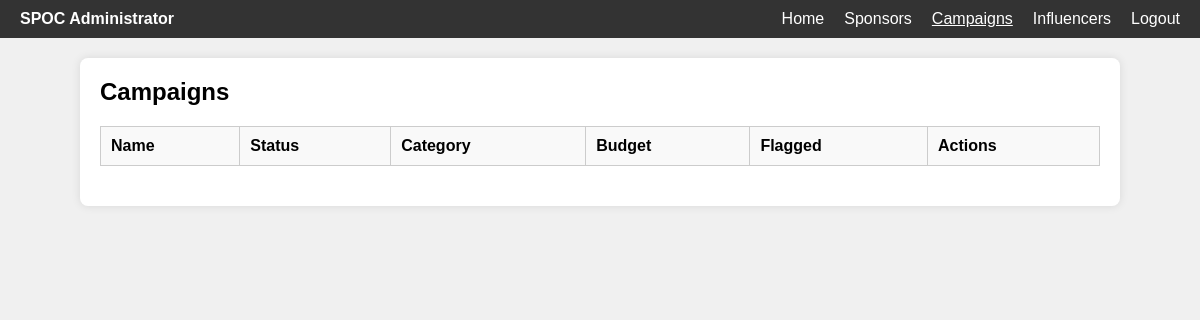
Before: /admin/campaigns with the older database file.
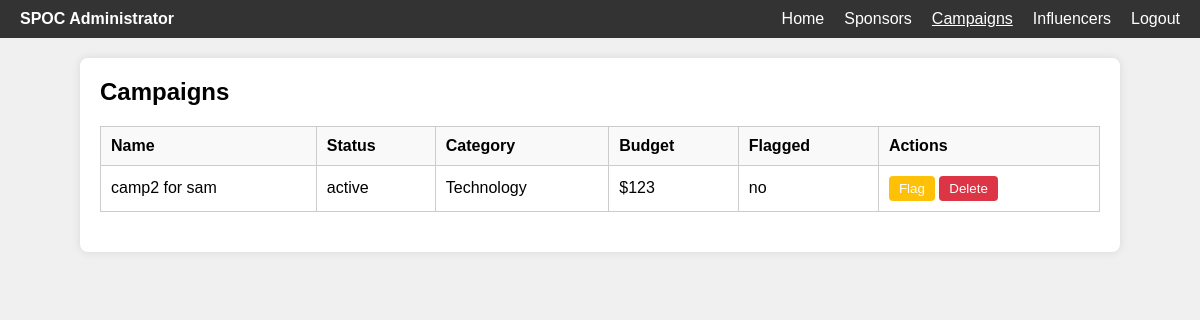
After: the same page with the newer database file.
### applications/models.py (models this page shows)
class campaign(db.Model):
    id = db.Column(db.Integer, primary_key=True)
    name = db.Column(db.String(100), nullable=False)
    status = db.Column(db.String(50), nullable=False,default="active")
    category = db.Column(db.String(50), nullable=False)
    budget = db.Column(db.Integer, nullable=False)
    sponsor_id = db.Column(db.Integer, db.ForeignKey('sponsor.id'), nullable=False)
    flagged = db.Column(db.String(10), nullable=False, default="no")
    start_date = db.Column(db.Date, nullable=False)
    end_date = db.Column(db.Date, nullable=True)
    ad_requests = db.relationship('adrequest', backref='campaign', lazy=True)

### applications/routes.py (the view)
@app.route('/admin/campaigns')
def admin_campaigns():
    all_campaigns = campaign.query.all()
    return render_template('admin_campaigns.html', campaigns=all_campaigns)

### templates/admin_campaigns.html (shortened to what this page needs)
<!DOCTYPE html>
<html lang="en">
<head>
</head>
<body>
    <nav>
        <div class="left">SPOC Administrator</div>
        <ul>
            <li><a href="{{ url_for('admin_home') }}">Home</a></li>
            <li><a href="{{ url_for('admin_sponsors') }}">Sponsors</a></li>
            <li><a href="{{ url_for('admin_campaigns') }}" class="active">Campaigns</a></li>
            <li><a href="{{ url_for('admin_influencers') }}">Influencers</a></li>
            <li><a href="{{ url_for('logout') }}">Logout</a></li>
        </ul>
    </nav>
    <div class="container">
        <h2>Campaigns</h2>
        <table>
            <thead>
                <tr>
                    <th>Name</th>
                    <th>Status</th>
                    <th>Category</th>
                    <th>Budget</th>
                    <th>Flagged</th>
                    <th>Actions</th>
                </tr>
            </thead>
            <tbody>
                {% for campaign in campaigns %}
                    <tr>
                        <td>{{ campaign.name }}</td>
                        <td>{{ campaign.status }}</td>
                        <td>{{ campaign.category }}</td>
                        <td>${{ campaign.budget }}</td>
                        <td>{{ campaign.flagged }}</td>
                        <td>
                            <form method="POST" action="{{ url_for('flag_campaign', campaign_id=campaign.id) }}" style="display:inline;">
                                <button type="submit" class="btn-flag">Flag</button>
                            </form>
                            <form method="POST" action="{{ url_for('admin_delete_campaign', campaign_id=campaign.id) }}" style="display:inline;">
                                <button type="submit" class="btn-delete">Delete</button>
                            </form>
                        </td>
                    </tr>
                {% endfor %}
            </tbody>
        </table>
    </div>
</body>
</html>

Changed rows visible on the page:
added campaign: name "camp2 for sam", status "active", category "Technology", budget "123", flagged "no"
